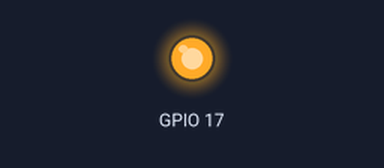
The program below on a simulated Raspberry Pi (BCM pin numbers). On the bench: output pins drawn as LEDs (lit = HIGH). What the program prints to the terminal is not drawn. At 3.8 s the program stops and its outputs stay as they are.

Above: at 0.1 s.
At 2.2 s:
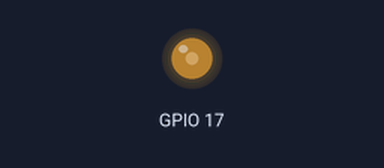
At 3.1 s:
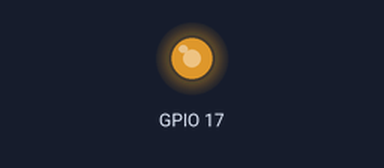
At 3.9 s:
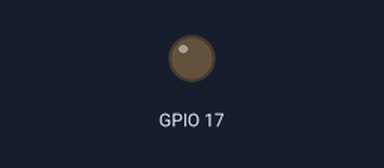
Timing chart, 0 to 5.3 s (numbered marks = the images above):
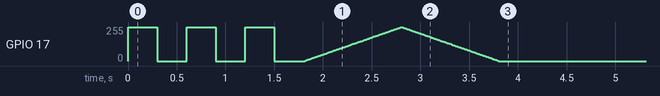

The program:

controller.py
```python
"""
GPIO Controller - Controllo GPIO Raspberry Pi
Supporta LED, sensori, PWM, servo, etc.
"""

import time
from typing import Optional, Dict, List
from enum import Enum


class PinMode(Enum):
    """Modalità pin"""
    INPUT = "input"
    OUTPUT = "output"
    PWM = "pwm"


class PullMode(Enum):
    """Pull resistor mode"""
    UP = "up"
    DOWN = "down"
    NONE = "none"


class GPIOController:
    """Controller GPIO con supporto PWM"""

    def __init__(self, mode: str = "BCM"):
        """
        Args:
            mode: "BCM" (GPIO numbering) o "BOARD" (physical pin numbering)
        """
        self.mode = mode
        self.gpio_available = False
        self.pwm_instances = {}

        try:
            import RPi.GPIO as GPIO
            self.GPIO = GPIO
            self.GPIO.setmode(getattr(GPIO, mode))
            self.GPIO.setwarnings(False)
            self.gpio_available = True
        except (ImportError, RuntimeError) as e:
            print(f"⚠️  GPIO not available: {e}")
            self.gpio_available = False

    def setup_pin(
        self,
        pin: int,
        mode: PinMode,
        pull_mode: PullMode = PullMode.NONE,
        initial: Optional[bool] = None,
    ):
        """Setup pin mode"""
        if not self.gpio_available:
            raise RuntimeError("GPIO not available")

        if mode == PinMode.OUTPUT:
            self.GPIO.setup(
                pin,
                self.GPIO.OUT,
                initial=self.GPIO.HIGH if initial else self.GPIO.LOW,
            )
        elif mode == PinMode.INPUT:
            pull = {
                PullMode.UP: self.GPIO.PUD_UP,
                PullMode.DOWN: self.GPIO.PUD_DOWN,
                PullMode.NONE: self.GPIO.PUD_OFF,
            }[pull_mode]

            self.GPIO.setup(pin, self.GPIO.IN, pull_up_down=pull)

    def write(self, pin: int, value: bool):
        """Scrivi valore su pin (HIGH/LOW)"""
        if not self.gpio_available:
            print(f"[MOCK] GPIO {pin} -> {'HIGH' if value else 'LOW'}")
            return

        self.GPIO.output(pin, self.GPIO.HIGH if value else self.GPIO.LOW)

    def read(self, pin: int) -> bool:
        """Leggi valore da pin"""
        if not self.gpio_available:
            return False

        return bool(self.GPIO.input(pin))

    def toggle(self, pin: int):
        """Inverte stato del pin"""
        current = self.read(pin)
        self.write(pin, not current)

    def pwm_start(self, pin: int, frequency: float, duty_cycle: float):
        """
        Avvia PWM su pin

        Args:
            pin: Numero pin
            frequency: Frequenza in Hz (es. 1000 per LED, 50 per servo)
            duty_cycle: Duty cycle 0-100%
        """
        if not self.gpio_available:
            print(f"[MOCK] PWM start on {pin}: {frequency}Hz @ {duty_cycle}%")
            return

        if pin in self.pwm_instances:
            self.pwm_instances[pin].stop()

        pwm = self.GPIO.PWM(pin, frequency)
        pwm.start(duty_cycle)
        self.pwm_instances[pin] = pwm

    def pwm_set_duty_cycle(self, pin: int, duty_cycle: float):
        """Cambia duty cycle PWM"""
        if pin not in self.pwm_instances:
            raise ValueError(f"PWM not started on pin {pin}")

        self.pwm_instances[pin].ChangeDutyCycle(duty_cycle)

    def pwm_stop(self, pin: int):
        """Ferma PWM"""
        if pin in self.pwm_instances:
            self.pwm_instances[pin].stop()
            del self.pwm_instances[pin]

    def cleanup(self):
        """Cleanup GPIO (chiama a fine programma)"""
        if self.gpio_available:
            for pwm in self.pwm_instances.values():
                pwm.stop()
            self.GPIO.cleanup()

    # ======== HIGH-LEVEL HELPERS ========

    def led_on(self, pin: int):
        """Accendi LED"""
        self.setup_pin(pin, PinMode.OUTPUT)
        self.write(pin, True)

    def led_off(self, pin: int):
        """Spegni LED"""
        self.setup_pin(pin, PinMode.OUTPUT)
        self.write(pin, False)

    def led_blink(self, pin: int, times: int = 3, interval: float = 0.5):
        """Blink LED N volte"""
        self.setup_pin(pin, PinMode.OUTPUT)
        for _ in range(times):
            self.write(pin, True)
            time.sleep(interval)
            self.write(pin, False)
            time.sleep(interval)

    def led_fade(self, pin: int, duration: float = 2.0):
        """Fade LED (in e out)"""
        self.setup_pin(pin, PinMode.OUTPUT)
        self.pwm_start(pin, 1000, 0)

        steps = 100
        delay = duration / (2 * steps)

        # Fade in
        for i in range(steps):
            self.pwm_set_duty_cycle(pin, i)
            time.sleep(delay)

        # Fade out
        for i in range(steps, -1, -1):
            self.pwm_set_duty_cycle(pin, i)
            time.sleep(delay)

        self.pwm_stop(pin)

    def read_button(self, pin: int, pull_mode: PullMode = PullMode.UP) -> bool:
        """Leggi stato button (con debounce)"""
        self.setup_pin(pin, PinMode.INPUT, pull_mode=pull_mode)

        # Debounce
        reading1 = self.read(pin)
        time.sleep(0.01)
        reading2 = self.read(pin)

        return reading1 and reading2

    def servo_set_angle(self, pin: int, angle: float):
        """
        Muovi servo ad angolo (0-180°)

        Args:
            pin: Pin PWM
            angle: Angolo 0-180°
        """
        # Servo standard: 50Hz, duty cycle 2.5-12.5% per 0-180°
        duty_cycle = 2.5 + (angle / 180.0) * 10.0

        if pin not in self.pwm_instances:
            self.setup_pin(pin, PinMode.OUTPUT)
            self.pwm_start(pin, 50, duty_cycle)
        else:
            self.pwm_set_duty_cycle(pin, duty_cycle)


if __name__ == "__main__":
    # Test (safe anche senza GPIO hardware)
    gpio = GPIOController(mode="BCM")

    if gpio.gpio_available:
        print("✓ GPIO available")

        # Test LED
        LED_PIN = 17
        print(f"\nTest LED on pin {LED_PIN}...")
        gpio.led_blink(LED_PIN, times=3, interval=0.3)

        # Test PWM fade
        print("\nTest LED fade...")
        gpio.led_fade(LED_PIN, duration=2.0)

        gpio.cleanup()
    else:
        print("⚠️  GPIO not available (running in mock mode)")

        # Mock test
        gpio.led_on(17)
        gpio.led_off(17)
        gpio.pwm_start(18, 1000, 50)
        gpio.servo_set_angle(22, 90)
```
